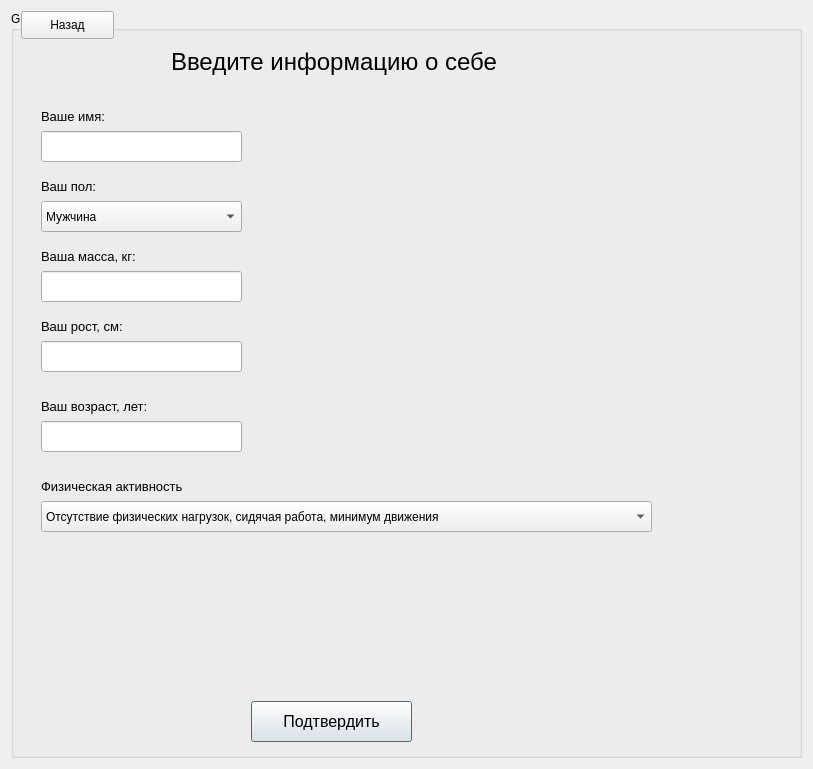
<?xml version="1.0" encoding="UTF-8"?>
<ui version="4.0">
 <class>info_pers</class>
 <widget class="QDialog" name="info_pers">
  <property name="geometry">
   <rect>
    <x>0</x>
    <y>0</y>
    <width>813</width>
    <height>769</height>
   </rect>
  </property>
  <property name="windowTitle">
   <string>Информация о пользователе</string>
  </property>
  <layout class="QVBoxLayout" name="verticalLayout">
   <item>
    <widget class="QGroupBox" name="groupBox">
     <property name="title">
      <string>GroupBox</string>
     </property>
     <widget class="QLabel" name="label">
      <property name="geometry">
       <rect>
        <x>160</x>
        <y>20</y>
        <width>431</width>
        <height>61</height>
       </rect>
      </property>
      <property name="font">
       <font>
        <pointsize>18</pointsize>
       </font>
      </property>
      <property name="text">
       <string>Введите информацию о себе</string>
      </property>
     </widget>
     <widget class="QLabel" name="label_2">
      <property name="geometry">
       <rect>
        <x>30</x>
        <y>90</y>
        <width>131</width>
        <height>31</height>
       </rect>
      </property>
      <property name="font">
       <font>
        <pointsize>10</pointsize>
       </font>
      </property>
      <property name="text">
       <string>Ваше имя:</string>
      </property>
     </widget>
     <widget class="QLabel" name="label_3">
      <property name="geometry">
       <rect>
        <x>30</x>
        <y>160</y>
        <width>131</width>
        <height>31</height>
       </rect>
      </property>
      <property name="font">
       <font>
        <pointsize>10</pointsize>
       </font>
      </property>
      <property name="text">
       <string>Ваш пол:</string>
      </property>
     </widget>
     <widget class="QLabel" name="label_4">
      <property name="geometry">
       <rect>
        <x>30</x>
        <y>230</y>
        <width>131</width>
        <height>31</height>
       </rect>
      </property>
      <property name="font">
       <font>
        <pointsize>10</pointsize>
       </font>
      </property>
      <property name="text">
       <string>Ваша масса, кг:</string>
      </property>
     </widget>
     <widget class="QLabel" name="label_5">
      <property name="geometry">
       <rect>
        <x>30</x>
        <y>300</y>
        <width>131</width>
        <height>31</height>
       </rect>
      </property>
      <property name="font">
       <font>
        <pointsize>10</pointsize>
       </font>
      </property>
      <property name="text">
       <string>Ваш рост, см:</string>
      </property>
     </widget>
     <widget class="QLabel" name="label_6">
      <property name="geometry">
       <rect>
        <x>30</x>
        <y>380</y>
        <width>161</width>
        <height>31</height>
       </rect>
      </property>
      <property name="font">
       <font>
        <pointsize>10</pointsize>
       </font>
      </property>
      <property name="text">
       <string>Ваш возраст, лет:</string>
      </property>
     </widget>
     <widget class="QLabel" name="label_7">
      <property name="geometry">
       <rect>
        <x>30</x>
        <y>460</y>
        <width>191</width>
        <height>31</height>
       </rect>
      </property>
      <property name="font">
       <font>
        <pointsize>10</pointsize>
       </font>
      </property>
      <property name="text">
       <string>Физическая активность</string>
      </property>
     </widget>
     <widget class="QLineEdit" name="name">
      <property name="geometry">
       <rect>
        <x>30</x>
        <y>120</y>
        <width>201</width>
        <height>31</height>
       </rect>
      </property>
     </widget>
     <widget class="QLineEdit" name="mass">
      <property name="geometry">
       <rect>
        <x>30</x>
        <y>260</y>
        <width>201</width>
        <height>31</height>
       </rect>
      </property>
     </widget>
     <widget class="QLineEdit" name="height">
      <property name="geometry">
       <rect>
        <x>30</x>
        <y>330</y>
        <width>201</width>
        <height>31</height>
       </rect>
      </property>
     </widget>
     <widget class="QLineEdit" name="age">
      <property name="geometry">
       <rect>
        <x>30</x>
        <y>410</y>
        <width>201</width>
        <height>31</height>
       </rect>
      </property>
     </widget>
     <widget class="QLabel" name="result">
      <property name="geometry">
       <rect>
        <x>20</x>
        <y>540</y>
        <width>721</width>
        <height>141</height>
       </rect>
      </property>
      <property name="font">
       <font>
        <pointsize>11</pointsize>
       </font>
      </property>
      <property name="text">
       <string/>
      </property>
     </widget>
     <widget class="QPushButton" name="confirm">
      <property name="geometry">
       <rect>
        <x>240</x>
        <y>690</y>
        <width>161</width>
        <height>41</height>
       </rect>
      </property>
      <property name="font">
       <font>
        <pointsize>12</pointsize>
       </font>
      </property>
      <property name="text">
       <string>Подтвердить</string>
      </property>
     </widget>
     <widget class="QComboBox" name="sex">
      <property name="geometry">
       <rect>
        <x>30</x>
        <y>190</y>
        <width>201</width>
        <height>31</height>
       </rect>
      </property>
      <item>
       <property name="text">
        <string>Мужчина</string>
       </property>
      </item>
      <item>
       <property name="text">
        <string>Женщина</string>
       </property>
      </item>
     </widget>
     <widget class="QComboBox" name="phisical_act">
      <property name="geometry">
       <rect>
        <x>30</x>
        <y>490</y>
        <width>611</width>
        <height>31</height>
       </rect>
      </property>
      <item>
       <property name="text">
        <string>Отсутствие физических нагрузок, сидячая работа, минимум движения</string>
       </property>
      </item>
      <item>
       <property name="text">
        <string>Легкие тренировки или прогулки, небольшая дневная активность в течение дня</string>
       </property>
      </item>
      <item>
       <property name="text">
        <string>Тренировки 4-5 раз в неделю, хорошая активность в течение дня</string>
       </property>
      </item>
      <item>
       <property name="text">
        <string>Интенсивные тренировки 5-6 раз в неделю, хорошая активность в течение дня</string>
       </property>
      </item>
      <item>
       <property name="text">
        <string>Ежедневные тренировки, высокая дневная активность</string>
       </property>
      </item>
      <item>
       <property name="text">
        <string>Ежедневные ультра-интенсивные тренировки и высокая дневная активность</string>
       </property>
      </item>
      <item>
       <property name="text">
        <string>Спортсмен в период соревновательной активности</string>
       </property>
      </item>
     </widget>
     <widget class="QPushButton" name="Back_button">
      <property name="geometry">
       <rect>
        <x>10</x>
        <y>0</y>
        <width>93</width>
        <height>28</height>
       </rect>
      </property>
      <property name="text">
       <string>Назад</string>
      </property>
     </widget>
    </widget>
   </item>
  </layout>
 </widget>
 <resources/>
 <connections/>
</ui>
